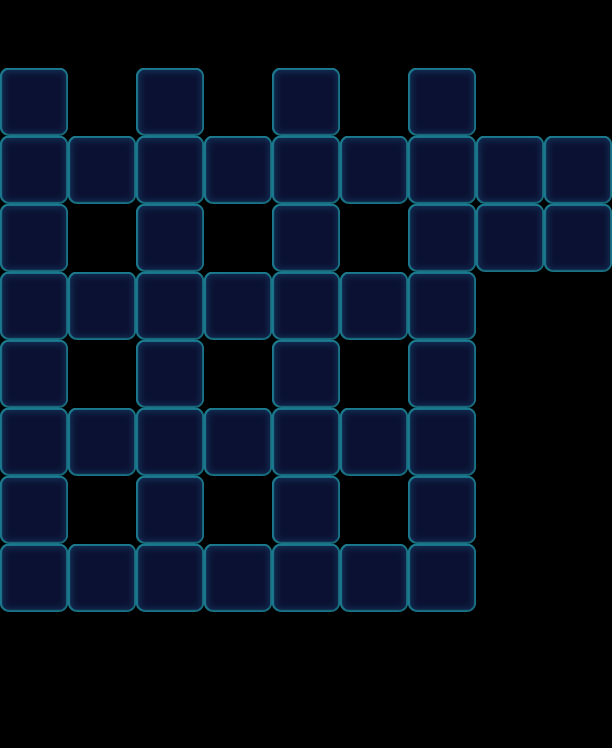

A level layout from a 2D game, rendered from its tile map. Below: a short description, then the map file with tile-grid data replaced by summaries:
An orthogonal 9x11 tile map with 68x68 px tiles, 1 tile layer (Valid), 2 tilesets and 20 objects (16x Factory_Normal, 4x Boss).

<map version="1.0" orientation="orthogonal" width="9" height="11" tilewidth="68" tileheight="68">
 <tileset firstgid="1" name="game_grid1" tilewidth="68" tileheight="68">
  <image source="game_grid1.png" width="68" height="68" />
 </tileset>
 <tileset firstgid="2" name="map" tilewidth="68" tileheight="68">
  <image source="map.png" width="1024" height="1024" />
 </tileset>
 <layer name="Valid" width="9" height="11">
  <data>[99 cells, 48 non-empty, 1 distinct tile ids]</data>
 </layer>
 <objectgroup name="BottomObj" width="9" height="11" />
 <objectgroup name="MiddleObj" width="9" height="11" />
 <objectgroup color="#000000" name="TopObj" width="9" height="11">
  <object name="10" type="Factory_Normal" x="0" y="0" width="68" height="68">
   <properties>
    <property name="FactoryColorsConfig" value="Green,Yellow,Pink,Purple" />
   </properties>
  </object>
  <object name="10" type="Boss" x="476" y="136" width="68" height="68">
   <properties>
    <property name="BossName" value="1" />
    <property name="BossType" value="ColorBoss" />
    <property name="BossTypeConfig" value="Green,Yellow,Pink,Purple" />
   </properties>
  </object>
  <object name="10" type="Boss" x="544" y="136" width="68" height="68">
   <properties>
    <property name="BossName" value="1" />
    <property name="BossType" value="ColorBoss" />
    <property name="BossTypeConfig" value="Green,Yellow,Pink,Purple" />
   </properties>
  </object>
  <object name="10" type="Boss" x="476" y="204" width="68" height="68">
   <properties>
    <property name="BossName" value="1" />
    <property name="BossType" value="ColorBoss" />
    <property name="BossTypeConfig" value="Green,Yellow,Pink,Purple" />
   </properties>
  </object>
  <object name="10" type="Boss" x="544" y="204" width="68" height="68">
   <properties>
    <property name="BossName" value="1" />
    <property name="BossType" value="ColorBoss" />
    <property name="BossTypeConfig" value="Green,Yellow,Pink,Purple" />
   </properties>
  </object>
  <object name="10" type="Factory_Normal" x="68" y="68" width="68" height="68">
   <properties>
    <property name="Block" value="1" />
    <property name="FactoryColorsConfig" value="Green,Yellow,Pink,Purple" />
   </properties>
  </object>
  <object name="10" type="Factory_Normal" x="136" y="0" width="68" height="68">
   <properties>
    <property name="FactoryColorsConfig" value="Green,Yellow,Pink,Purple" />
   </properties>
  </object>
  <object name="10" type="Factory_Normal" x="272" y="0" width="68" height="68">
   <properties>
    <property name="FactoryColorsConfig" value="Green,Yellow,Pink,Purple" />
   </properties>
  </object>
  <object name="10" type="Factory_Normal" x="408" y="0" width="68" height="68">
   <properties>
    <property name="FactoryColorsConfig" value="Green,Yellow,Pink,Purple" />
   </properties>
  </object>
  <object name="10" type="Factory_Normal" x="204" y="68" width="68" height="68">
   <properties>
    <property name="Block" value="1" />
    <property name="FactoryColorsConfig" value="Green,Yellow,Pink,Purple" />
   </properties>
  </object>
  <object name="10" type="Factory_Normal" x="340" y="68" width="68" height="68">
   <properties>
    <property name="Block" value="1" />
    <property name="FactoryColorsConfig" value="Green,Yellow,Pink,Purple" />
   </properties>
  </object>
  <object name="10" type="Factory_Normal" x="68" y="204" width="68" height="68">
   <properties>
    <property name="Block" value="1" />
    <property name="FactoryColorsConfig" value="Green,Yellow,Pink,Purple" />
   </properties>
  </object>
  <object name="10" type="Factory_Normal" x="204" y="204" width="68" height="68">
   <properties>
    <property name="Block" value="1" />
    <property name="FactoryColorsConfig" value="Green,Yellow,Pink,Purple" />
   </properties>
  </object>
  <object name="10" type="Factory_Normal" x="340" y="204" width="68" height="68">
   <properties>
    <property name="Block" value="1" />
    <property name="FactoryColorsConfig" value="Green,Yellow,Pink,Purple" />
   </properties>
  </object>
  <object name="10" type="Factory_Normal" x="68" y="340" width="68" height="68">
   <properties>
    <property name="Block" value="1" />
    <property name="FactoryColorsConfig" value="Green,Yellow,Pink,Purple" />
   </properties>
  </object>
  <object name="10" type="Factory_Normal" x="204" y="340" width="68" height="68">
   <properties>
    <property name="Block" value="1" />
    <property name="FactoryColorsConfig" value="Green,Yellow,Pink,Purple" />
   </properties>
  </object>
  <object name="10" type="Factory_Normal" x="340" y="340" width="68" height="68">
   <properties>
    <property name="Block" value="1" />
    <property name="FactoryColorsConfig" value="Green,Yellow,Pink,Purple" />
   </properties>
  </object>
  <object name="10" type="Factory_Normal" x="68" y="476" width="68" height="68">
   <properties>
    <property name="Block" value="1" />
    <property name="FactoryColorsConfig" value="Green,Yellow,Pink,Purple" />
   </properties>
  </object>
  <object name="10" type="Factory_Normal" x="204" y="476" width="68" height="68">
   <properties>
    <property name="Block" value="1" />
    <property name="FactoryColorsConfig" value="Green,Yellow,Pink,Purple" />
   </properties>
  </object>
  <object name="10" type="Factory_Normal" x="340" y="476" width="68" height="68">
   <properties>
    <property name="Block" value="1" />
    <property name="FactoryColorsConfig" value="Green,Yellow,Pink,Purple" />
   </properties>
  </object>
 </objectgroup>
</map>
